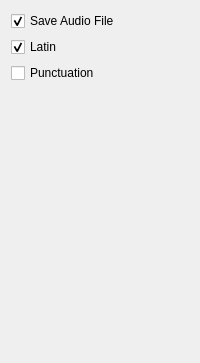
         <widget class="QWidget" name="kurdish_page">
          <layout class="QVBoxLayout" name="verticalLayout_12">
           <item>
            <layout class="QGridLayout" name="gridLayout_7">
             <item row="0" column="0">
              <widget class="QCheckBox" name="checkBox_saveAudio_kurdish">
               <property name="text">
                <string>Save Audio File</string>
               </property>
               <property name="checked">
                <bool>true</bool>
               </property>
              </widget>
             </item>
             <item row="1" column="0">
              <widget class="QCheckBox" name="checkBox_latin">
               <property name="text">
                <string>Latin</string>
               </property>
               <property name="checked">
                <bool>true</bool>
               </property>
              </widget>
             </item>
             <item row="2" column="0">
              <widget class="QCheckBox" name="checkBox_punctuation">
               <property name="text">
                <string>Punctuation</string>
               </property>
               <property name="checked">
                <bool>false</bool>
               </property>
              </widget>
             </item>
            </layout>
           </item>
           <item>
            <spacer name="verticalSpacer_3">
             <property name="orientation">
              <enum>Qt::Vertical</enum>
             </property>
             <property name="sizeHint" stdset="0">
              <size>
               <width>20</width>
               <height>269</height>
              </size>
             </property>
            </spacer>
           </item>
          </layout>
         </widget>
